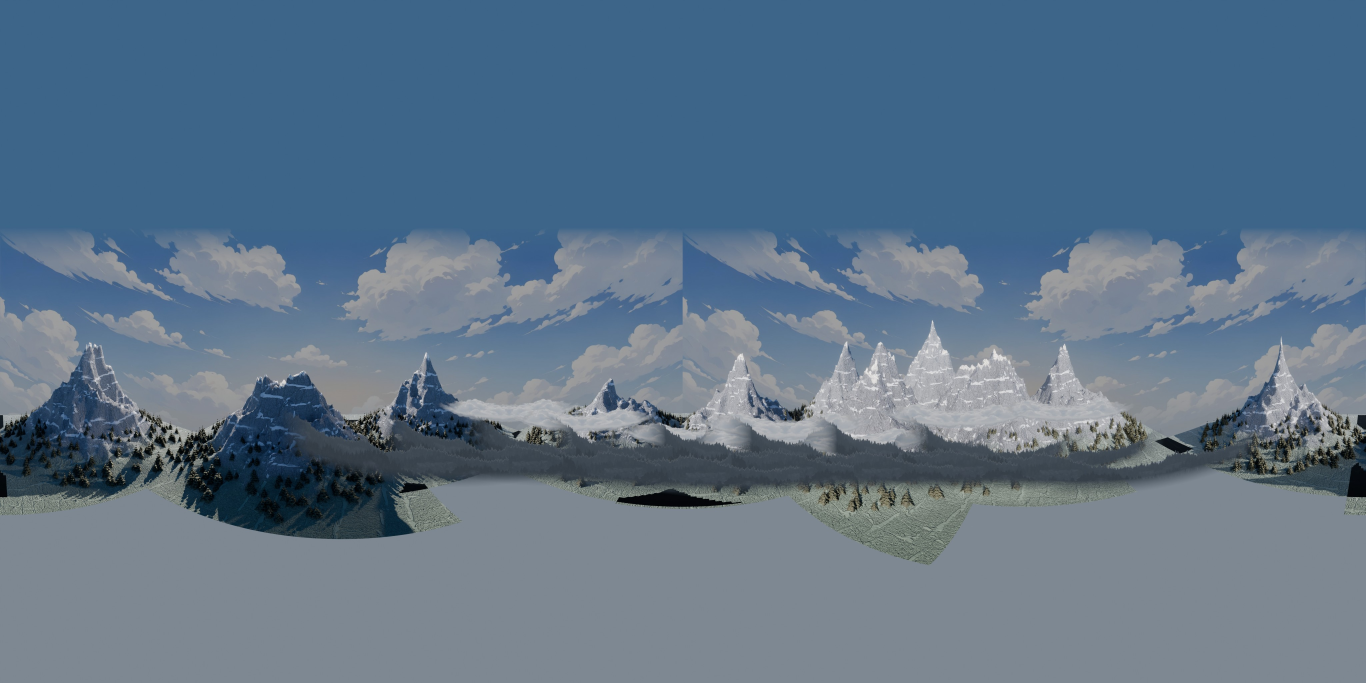
#> input picture assets/levels/level05/parallax/sky_panorama.jpg, 4096 x 2048 px (shown at 1/3 size)
$ python refine_level05_overhaul.py
#> lines starting #> are read from the running program, lines starting #| are printed output that depends on the picture; long printed decimals are rounded
"""Build the v5 Level 05 panorama variants used by Godot.

The source panorama is the project's own Blender render.  This pass performs
only colour finishing and a symmetric wrap-edge blend: it does not invent
mountains or replace the 360-degree geometry.  The high and low outputs keep
the original 2:1 equirectangular projection.
"""
from pathlib import Path

import numpy as np
from PIL import Image


ROOT = Path(__file__).resolve().parents[2]
PARALLAX = ROOT / "assets" / "levels" / "level05" / "parallax"


def srgb_to_linear(c):
    return np.where(c <= 0.04045, c / 12.92, ((c + 0.055) / 1.055) ** 2.4)


def linear_to_srgb(c):
    c = np.clip(c, 0.0, 1.0)
    return np.where(c <= 0.0031308, c * 12.92, 1.055 * c ** (1.0 / 2.4) - 0.055)


def smoothstep(t):
    return t * t * (3.0 - 2.0 * t)


def wrap_blend(rgb, width=128):
    """Make the equirectangular 0/360 boundary identical without a hard blur."""
    out = rgb.copy()
    width = min(width, rgb.shape[1] // 8)
    for x in range(width):
        t = smoothstep(x / max(1.0, width - 1.0))
        pair = (rgb[:, x] + rgb[:, -1 - x]) * 0.5
        out[:, x] = pair * (1.0 - t) + rgb[:, x] * t
        out[:, -1 - x] = pair * (1.0 - t) + rgb[:, -1 - x] * t
    out[:, -1] = out[:, 0]
    return out


def finish(source, target, size):
#> called with size = (4096, 2048)
    image = Image.open(source).convert("RGB")
#> image is the input picture: PIL image 4096x2048 RGB; mean R, G, B 94.2, 115.9, 136.5
    if image.size != size:
        image = image.resize(size, Image.Resampling.LANCZOS)
    rgb = np.asarray(image, np.float64) / 255.0
    linear = srgb_to_linear(rgb) * 0.90
#> in srgb_to_linear, `return np.where(c <= 0.04045, c / 12.92, ((c + 0.055) / 1.055) ** 2.4)`:
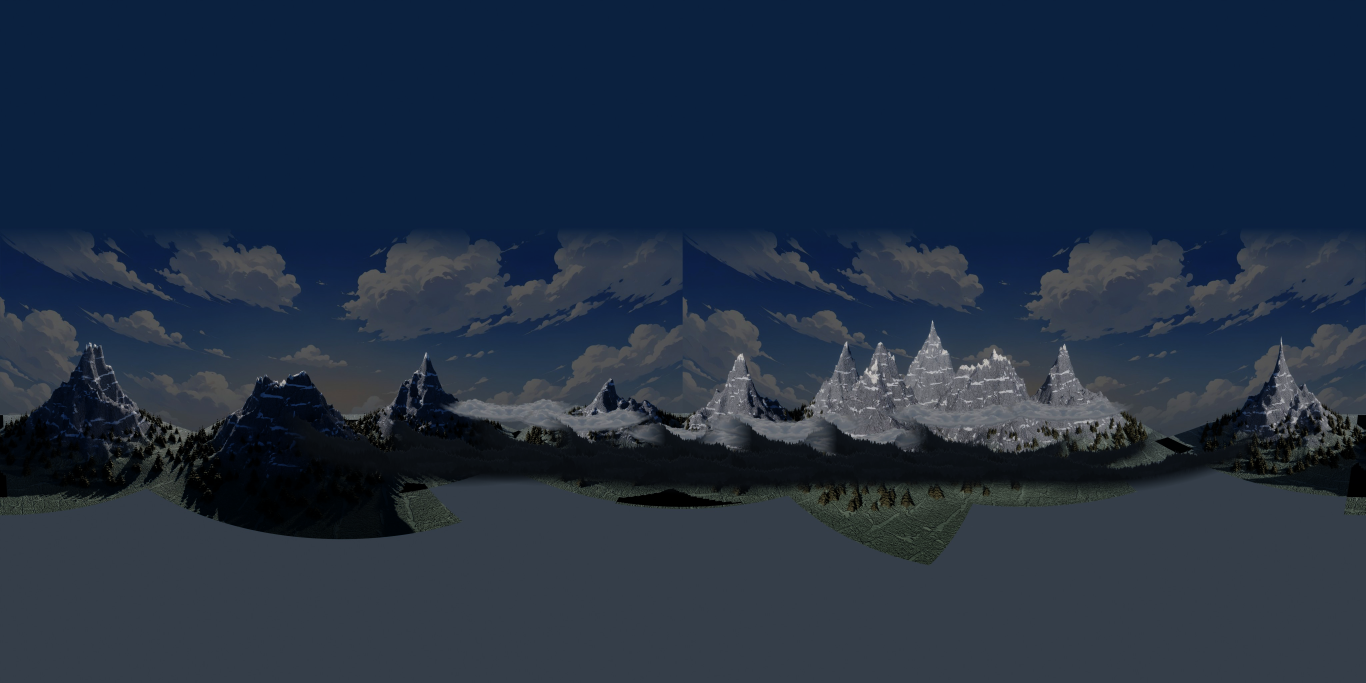
#> returned value: shape (2048, 4096, 3) float64 (shown at 1/3 size); mean of channels 0, 1, 2 0.135, 0.188, 0.259; drawn as R, G, B
    # Shoulder compression retains snow/cloud detail under Godot's filmic map.
    linear = linear / (1.0 + linear * 0.32)
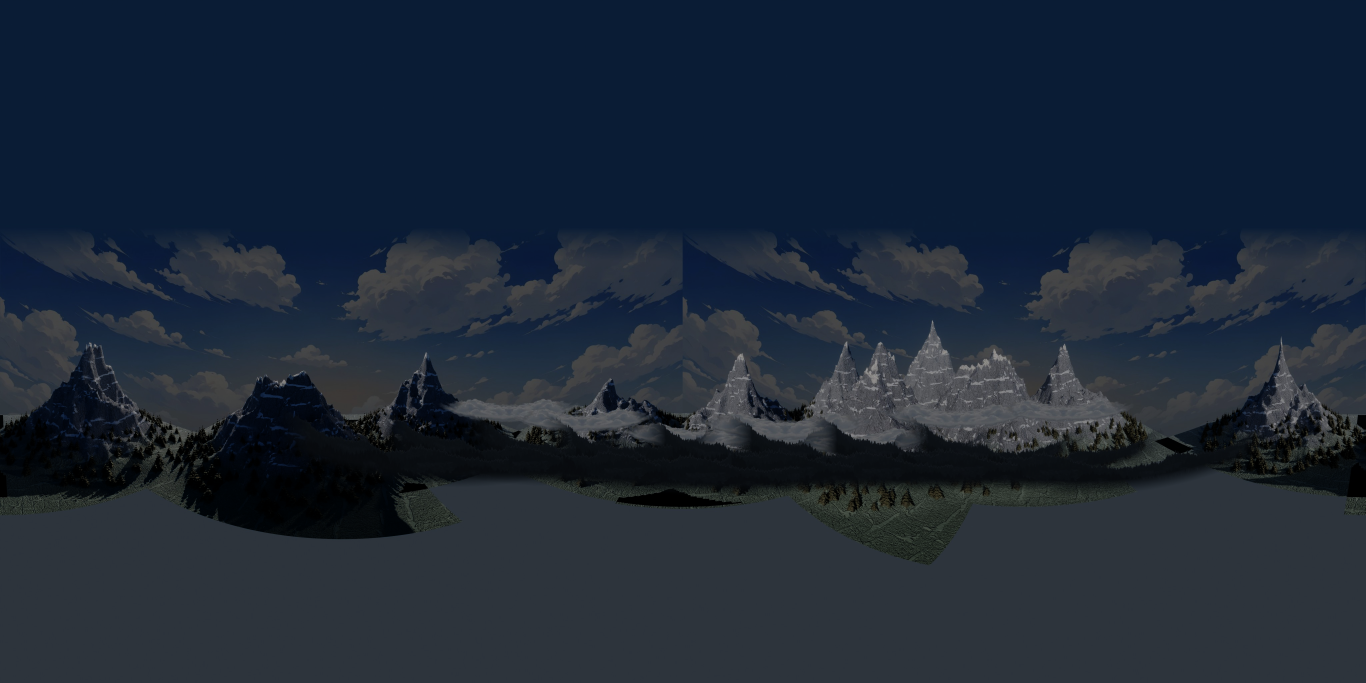
#> linear: shape (2048, 4096, 3) float64 (shown at 1/3 size); mean R, G, B 0.115, 0.159, 0.216
    luma = linear[..., 0] * 0.2126 + linear[..., 1] * 0.7152 + linear[..., 2] * 0.0722
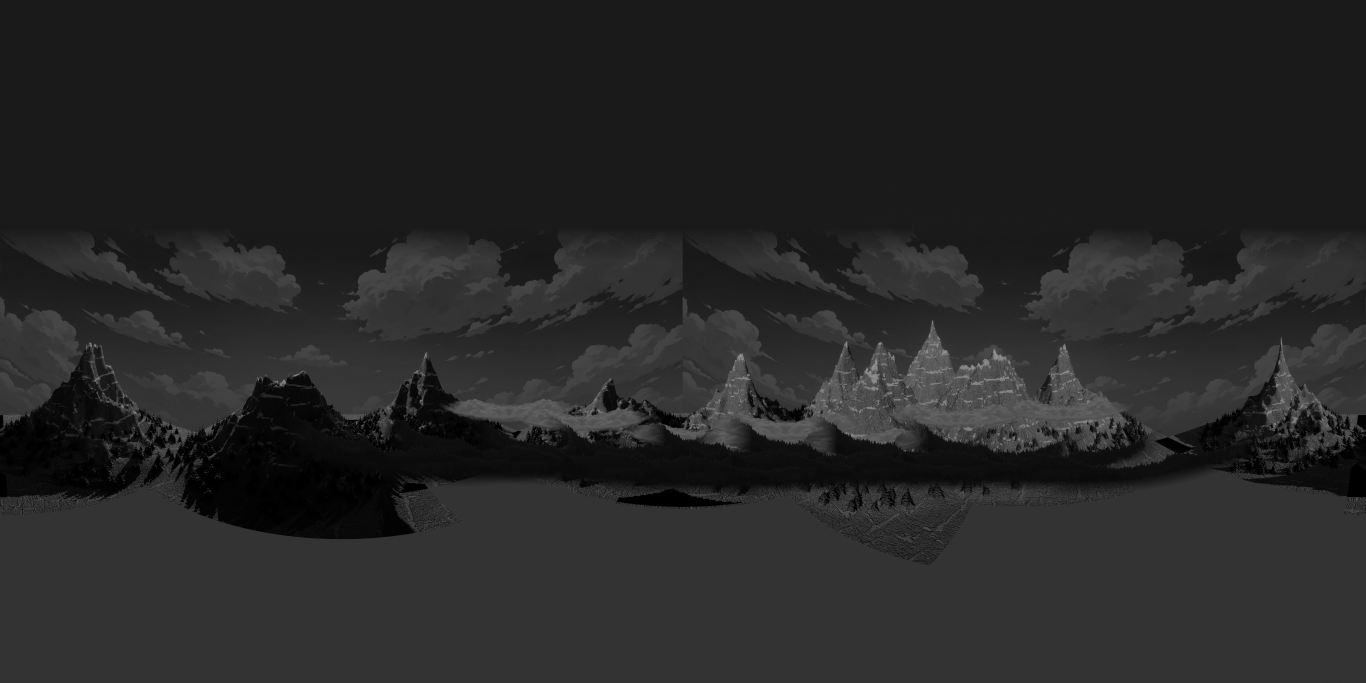
#> luma: shape (2048, 4096) float64 (shown at 1/3 size); min 0, max 0.632, mean 0.154
    linear = luma[..., None] + (linear - luma[..., None]) * 0.88
    result = wrap_blend(linear_to_srgb(linear), max(48, size[0] // 32))
    Image.fromarray(np.uint8(result * 255.0 + 0.5), "RGB").save(target, quality=92, subsampling=0, optimize=True)
    edge_mae = float(np.abs(result[:, 0] - result[:, -1]).mean())
#> edge_mae = 0
    print(f"{target.name}: {size[0]}x{size[1]}, seam_mae={edge_mae:.6f}")
#| sky_panorama_v2.jpg: 4096x2048, seam_mae=0


def main():
    source = PARALLAX / "sky_panorama.jpg"
    finish(source, PARALLAX / "sky_panorama_v2.jpg", (4096, 2048))
    finish(source, PARALLAX / "sky_panorama_v2_low.jpg", (2048, 1024))
#| sky_panorama_v2_low.jpg: 2048x1024, seam_mae=0


if __name__ == "__main__":
    main()
